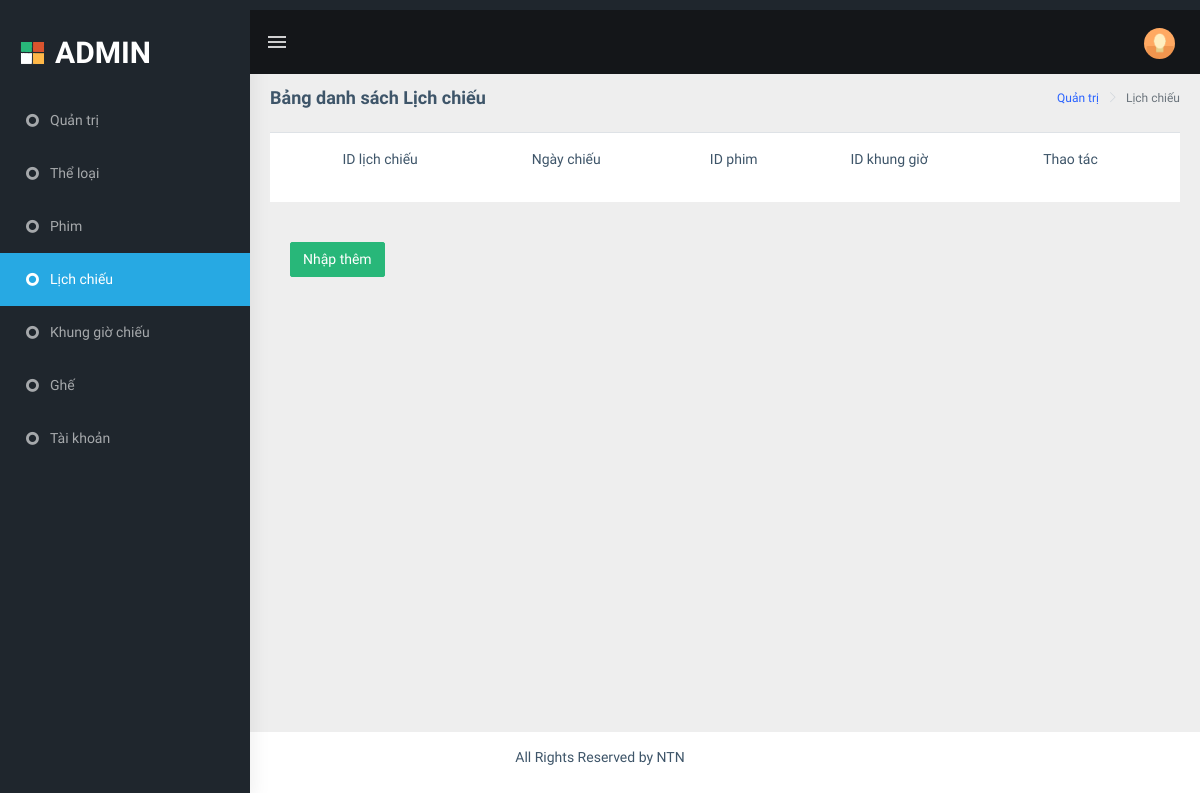
/admin/index.php?act=list_lichchieu, run on an earlier commit of the app's database.
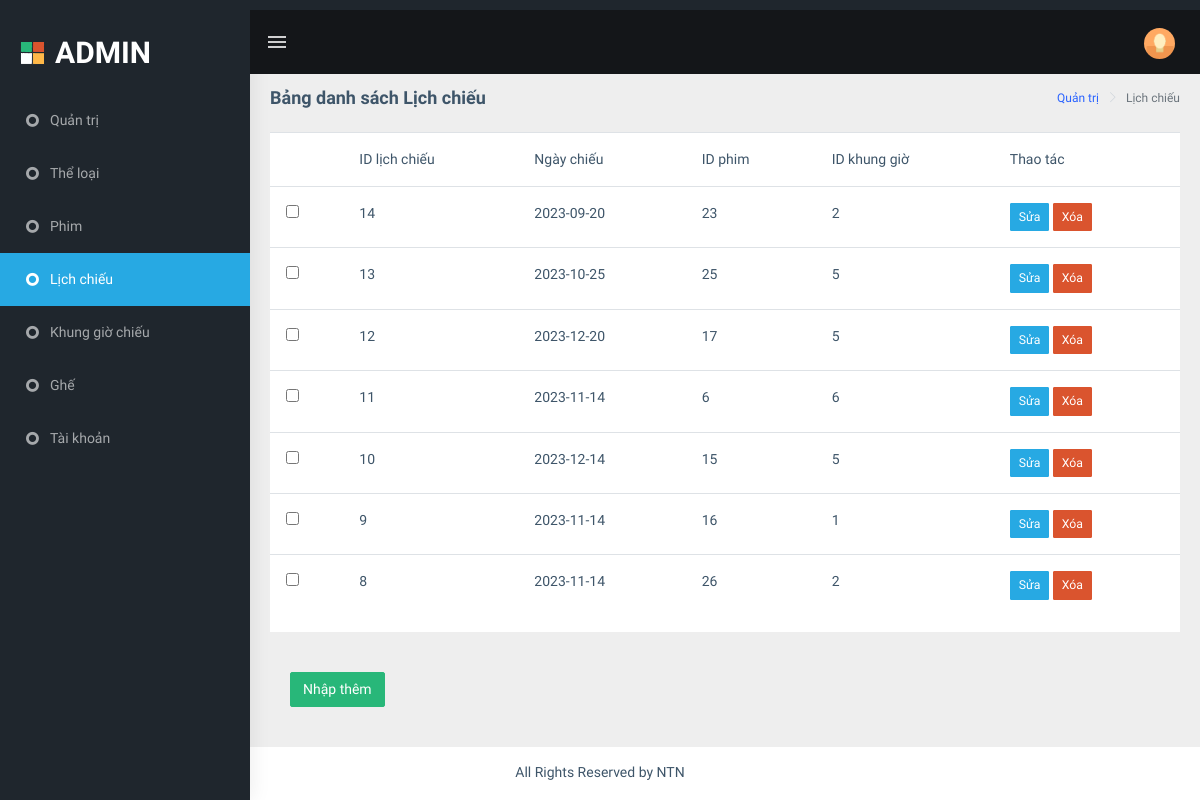
And on a later commit of the database.
### tables this page shows
CREATE TABLE `lich_chieu` (
  `id` int(11) NOT NULL,
  `idphim` int(11) NOT NULL,
  `ngay_chieu` date NOT NULL,
  `idgio` int(11) NOT NULL
);

### admin/models/pdo.php (called while the page is built, shortened)
<?php
function pdo_get_connection(){
    $dburl = "mysql:host=localhost;dbname=duan11;charset=utf8";
    $username = 'root';
    $password = '';
    $conn = new PDO($dburl, $username, $password);
    $conn->setAttribute(PDO::ATTR_ERRMODE, PDO::ERRMODE_EXCEPTION);
    return $conn;
}
function pdo_query($sql){
    $sql_args = array_slice(func_get_args(), 1);
    try{
        $conn = pdo_get_connection();
        $stmt = $conn->prepare($sql);
        $stmt->execute($sql_args);
        $rows = $stmt->fetchAll();
        return $rows;
    }
    catch(PDOException $e){
        throw $e;
    }
    finally{
        unset($conn);
    }
}

### admin/models/lichchieu.php (called while the page is built, shortened)
<?php
        function loadall_lichchieu(){
            $sql="SELECT * FROM lich_chieu order by id desc";
            $listlichchieu = pdo_query($sql);
            return $listlichchieu;
        }
?>

### admin/lich_chieu/list.php (the view)
<div class="page-wrapper">
            <div class="page-breadcrumb">
                <div class="row">
                    <div class="col-12 d-flex no-block align-items-center">
                        <h4 class="page-title">Bảng danh sách Lịch chiếu</h4>
                        <div class="ml-auto text-right">
                            <nav aria-label="breadcrumb">
                                <ol class="breadcrumb">
                                    <li class="breadcrumb-item"><a href="#">Quản trị</a></li>
                                    <li class="breadcrumb-item active" aria-current="page">Lịch chiếu</li>
                                </ol>
                            </nav>
                        </div>
                    </div>
                </div>
            </div>
            <div class="container-fluid">
                <div class="row">
                    <div class="col-12">
                        <div class="card">
                            <table class="table">
                            <tr>
                                <th></th>
                                <th>ID lịch chiếu</th>
                                <th>Ngày chiếu</th>
                                <th>ID phim</th>
                                <th>ID khung giờ</th>
                                <th>Thao tác</th>
                            </tr>
                            <?php
                                foreach($listlichchieu as $lichchieu){
                                    extract($lichchieu);
                                    $sualich="index.php?act=sualich&id=".$id;
                                    $xoalich="index.php?act=xoalich&id=".$id;
                                    echo '<tr>
                                        <td><input type="checkbox" name="" id=""></td>
                                        <td>'.$id.'</td>
                                        <td>'.$ngay_chieu.'</td>
                                        <td>'.$idphim.'</td>
                                        <td>'.$idgio.'</td>
                                        <td><a href="'.$sualich.'"><input type="button" class="btn btn-cyan btn-sm" value="Sửa" ></a>
                                        <a onclick="'."return confirm('Bạn có muốn xóa?')".'" href="'.$xoalich.'"><input type="button" value="Xóa" class="btn btn-danger btn-sm"></a></td>
                                    </tr>
                                    ';
                                }
                            ?>
                            </table>
                        </div>
                        <div class="card-body">
                            <a href="index.php?act=add_lichchieu"><input type="button"class="btn btn-success" value="Nhập thêm"></a>
                        </div>
                    </div>
                    </div>
                </div>
            </div>

What changed in the data, as far as the page shows it:
added lich_chieu: id "14", ngay_chieu "2023-09-20", idphim "23", idgio "2"
added lich_chieu: id "13", ngay_chieu "2023-10-25", idphim "25", idgio "5"
added lich_chieu: id "12", ngay_chieu "2023-12-20", idphim "17", idgio "5"
added lich_chieu: id "11", ngay_chieu "2023-11-14", idphim "6", idgio "6"
added lich_chieu: id "10", ngay_chieu "2023-12-14", idphim "15", idgio "5"
added lich_chieu: id "9", ngay_chieu "2023-11-14", idphim "16", idgio "1"
added lich_chieu: id "8", ngay_chieu "2023-11-14", idphim "26", idgio "2"
